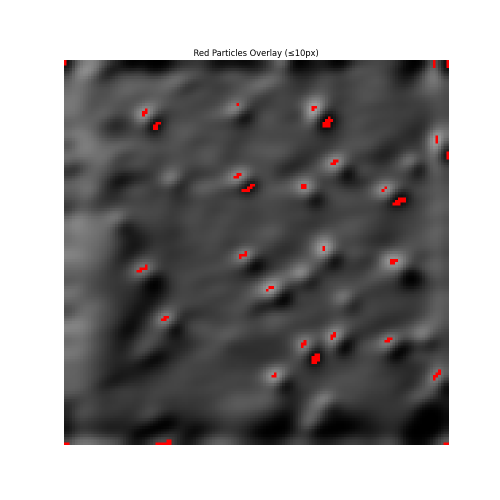
#> input picture particles_overlay.png, 1000 x 1000 px, given as the content of the folder /Users/zebpalm/Exjobb 2025/Coding/evaluation_images/topo1, which was not available (shown at 1/2 size)
$ python equalized_otsu_filtered.py
#> lines starting #> are read from the running program, lines starting #| are printed output that depends on the picture; after the words box and inside, x2 and y2 are one past the last pixel; in counts of white or black regions, pixels touching at a corner belong together; pictures that were not available may be replaced by others from this repository, and a replacement may not be noted
import cv2
import numpy as np
import os
from pathlib import Path

def preprocess_image(image, kernel_size=(11,11), sigma=3.0):
    """
    Preprocess grayscale image with Gaussian blur, histogram equalization, and bright region segmentation.
    Uses Otsu's method and filters regions based on size and shape.

    Args:
        image: Input grayscale image
        kernel_size: Size of Gaussian kernel
        sigma: Standard deviation for Gaussian blur

    Returns:
        Tuple of (preprocessed image, otsu segmented image, filtered segmented image)
    """
#> called with kernel_size = (11, 11), sigma = 3
    # Apply Gaussian blur
    blurred = cv2.GaussianBlur(image, kernel_size, sigma)
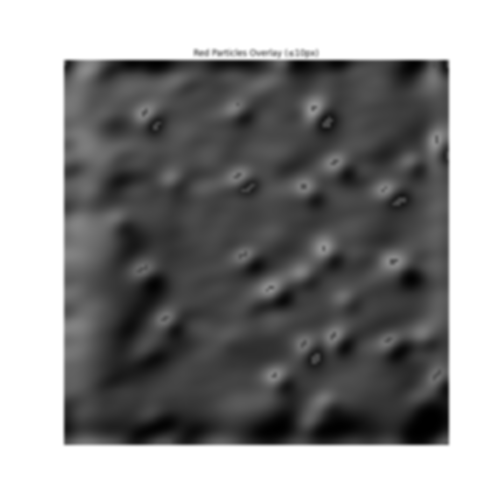
#> blurred: shape (1000, 1000) (shown at 1/2 size); min 0, max 255, mean 142.8

    # Apply histogram equalization first
    equalized = cv2.equalizeHist(blurred)
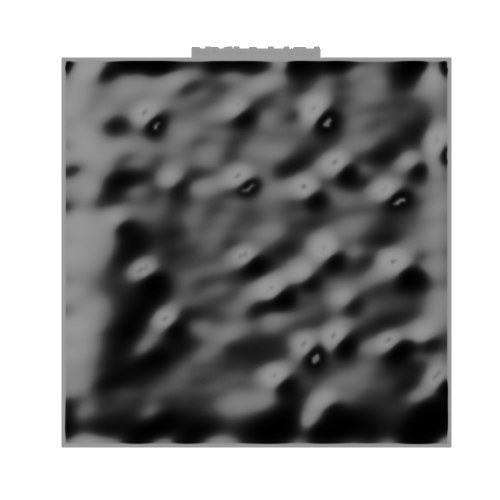
#> equalized: shape (1000, 1000) (shown at 1/2 size); min 0, max 255, mean 147

    # Try Otsu's method for automatic thresholding
    _, otsu_thresh = cv2.threshold(equalized, 0, 255, cv2.THRESH_BINARY + cv2.THRESH_OTSU)
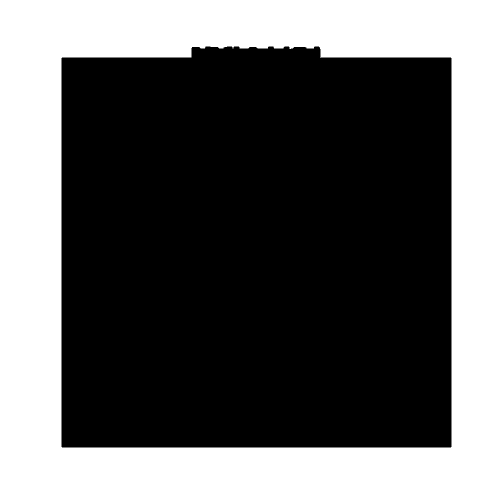
#> otsu_thresh: shape (1000, 1000) (shown at 1/2 size); 38.6% white; 1 white region, box (x1, y1, x2, y2) and area: (0, 0, 1000, 1000) 386462

    # Find connected components in the thresholded image
    num_labels, labels, stats, centroids = cv2.connectedComponentsWithStats(otsu_thresh, connectivity=4)
#> num_labels = 2; stats = [[123, 93, 780, 802, 613538], [0, 0, 1000, 1000, 386462]]; centroids = [[512.5, 501.1], [478.9, 496.9]]

    # Create a mask for regions that meet our criteria
    mask = np.zeros_like(otsu_thresh)

    # Filter regions based on size and shape
    min_area = 300  # Minimum area in pixels
    max_area = 100000  # Maximum area in pixels
    min_solidity = 0.7  # Minimum solidity (area / convex hull area)

    for i in range(1, num_labels):  # Skip background (label 0)
        area = stats[i, cv2.CC_STAT_AREA]

        # Get the contour of this region
        region_mask = (labels == i).astype(np.uint8) * 255
        contours, _ = cv2.findContours(region_mask, cv2.RETR_EXTERNAL, cv2.CHAIN_APPROX_SIMPLE)

        if len(contours) > 0:
            contour = contours[0]
            # Calculate solidity
            hull = cv2.convexHull(contour)
            hull_area = cv2.contourArea(hull)
            solidity = float(area) / hull_area if hull_area > 0 else 0

            # Keep region if it meets our criteria
            if (min_area <= area <= max_area) and (solidity >= min_solidity):
                mask[labels == i] = 255
#> this loop made 1 pass
#> (area, contour, hull, hull_area, solidity) on pass 1: (386462, [[0, 0], [0, 999], [999, 999], [999, 0]], [[999, 0], [999, 999], [0, 999], [0, 0]], 998001, 0.387)
#> mask: shape (1000, 1000); every value is 0

    # Apply morphological operations to clean up the segmentation
    kernel = np.ones((5,5), np.uint8)
    segmented = cv2.morphologyEx(mask, cv2.MORPH_CLOSE, kernel)
    segmented = cv2.morphologyEx(segmented, cv2.MORPH_OPEN, kernel)

    return equalized, otsu_thresh, segmented

def create_comparison_image(original, preprocessed, otsu_segmented, filtered_segmented):
    """
    Create a side-by-side comparison of original, preprocessed, and both segmented images with labels.

    Args:
        original: Original image sample
        preprocessed: Preprocessed image sample (after Gaussian blur and histogram equalization)
        otsu_segmented: Image segmented using Otsu's method
        filtered_segmented: Image segmented and filtered by size/shape

    Returns:
        Combined image with all four versions side by side
    """
    # Ensure all images are the same height
    h1, w1 = original.shape
#> h1 = 1000; w1 = 1000
    h2, w2 = preprocessed.shape
#> h2 = 1000; w2 = 1000
    h3, w3 = otsu_segmented.shape
#> h3 = 1000; w3 = 1000
    h4, w4 = filtered_segmented.shape
#> h4 = 1000; w4 = 1000
    height = max(h1, h2, h3, h4)
#> height = 1000

    # Create a white background image with extra space for labels
    comparison = np.ones((height + 30, w1 + w2 + w3 + w4 + 30), dtype=np.uint8) * 255

    # Place images side by side
    comparison[30:30+h1, :w1] = original
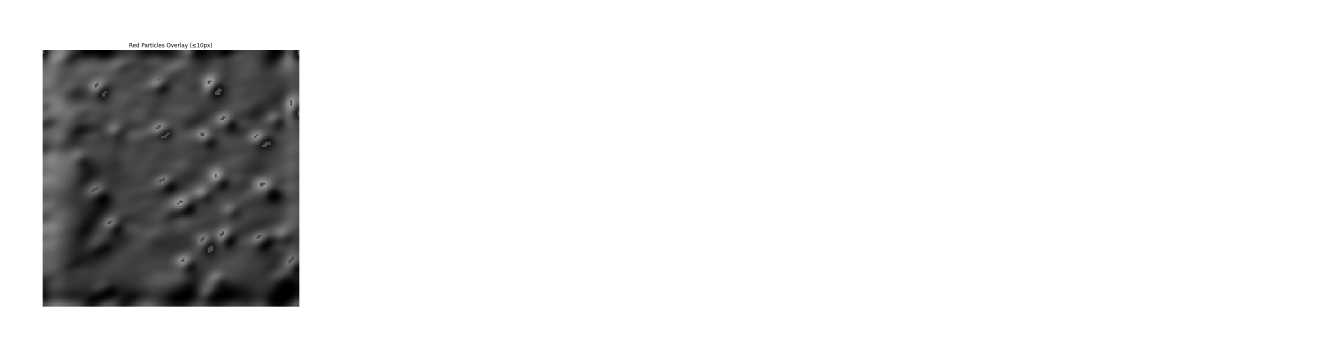
#> comparison: shape (1030, 4030) (shown at 1/3 size); min 0, max 255, mean 228
    comparison[30:30+h2, w1+10:w1+10+w2] = preprocessed
    comparison[30:30+h3, w1+w2+20:w1+w2+20+w3] = otsu_segmented
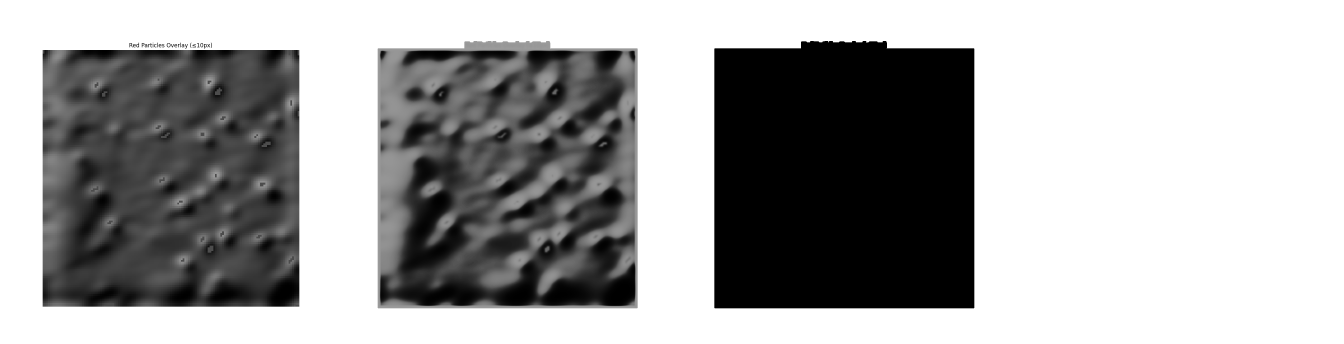
#> comparison: shape (1030, 4030) (shown at 1/3 size); min 0, max 255, mean 164.3
    comparison[30:30+h4, w1+w2+w3+30:] = filtered_segmented
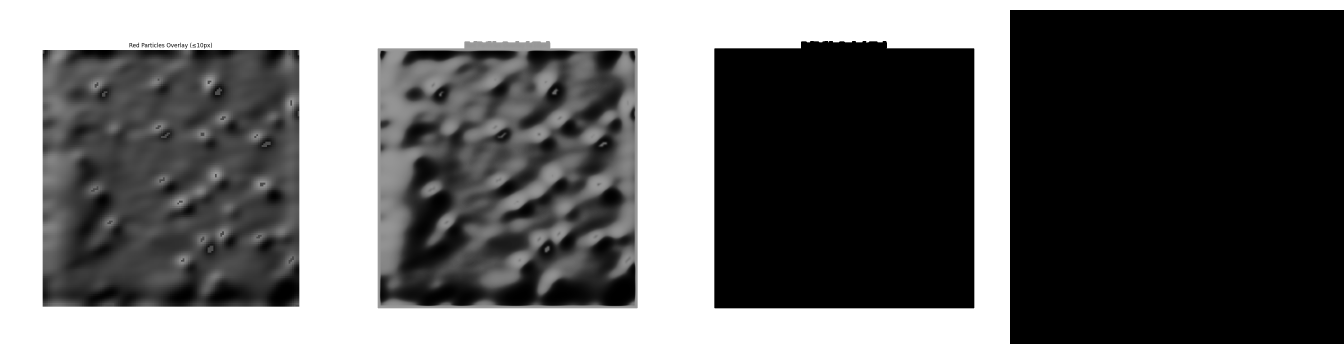
#> comparison: shape (1030, 4030) (shown at 1/3 size); min 0, max 255, mean 102.8

    # Add vertical lines between images
    comparison[30:, w1:w1+10] = 0
    comparison[30:, w1+w2+10:w1+w2+20] = 0
    comparison[30:, w1+w2+w3+20:w1+w2+w3+30] = 0
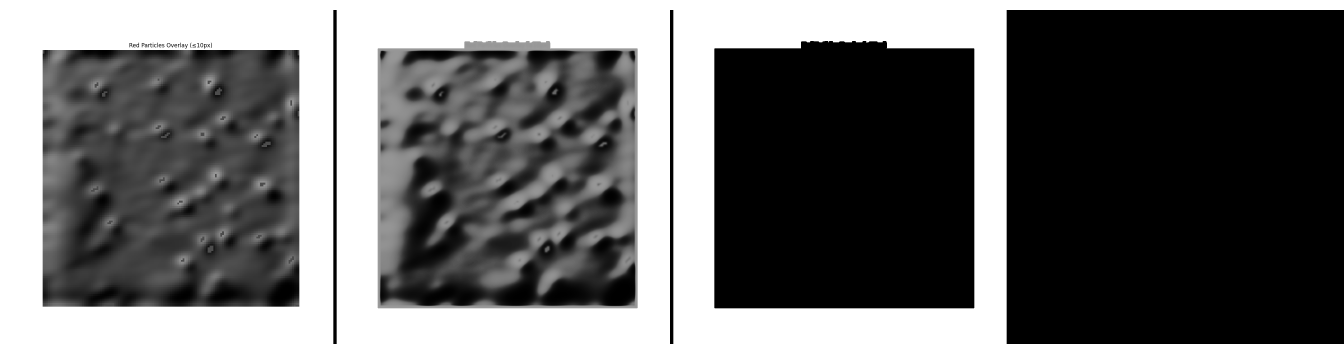
#> comparison: shape (1030, 4030) (shown at 1/3 size); min 0, max 255, mean 101

    # Add labels with smaller font
    font = cv2.FONT_HERSHEY_SIMPLEX
    font_scale = 0.5  # Smaller font size
    thickness = 1    # Thinner text

    # Calculate text positions
    text_y = 20
    cv2.putText(comparison, "Original", (w1//2 - 30, text_y), font, font_scale, 0, thickness)
#> comparison: shape (1030, 4030); under 0.01% of pixels changed, all inside (x1, y1, x2, y2) = (472, 9, 527, 25)
    cv2.putText(comparison, "Preprocessed", (w1 + w2//2 - 40, text_y), font, font_scale, 0, thickness)
#> comparison: shape (1030, 4030); min 0, max 255, mean 101
    cv2.putText(comparison, "Otsu", (w1 + w2 + w3//2 - 20, text_y), font, font_scale, 0, thickness)
#> comparison: shape (1030, 4030); min 0, max 255, mean 101
    cv2.putText(comparison, "Filtered", (w1 + w2 + w3 + w4//2 - 20, text_y), font, font_scale, 0, thickness)
#> comparison: shape (1030, 4030); min 0, max 255, mean 101

    return comparison

def main():
    # Input and output directories
    input_dir = Path("/Users/zebpalm/Exjobb 2025/Coding/evaluation_images/topo1")
    output_dir = Path("/Users/zebpalm/Exjobb 2025/Coding/equalized_otsu_filtered")
    output_dir.mkdir(parents=True, exist_ok=True)

    print(f"Processing images from: {input_dir}")
    print(f"Saving processed images to: {output_dir}")

    # Process each image in the input directory
    for img_path in input_dir.glob("*.png"):
        print(f"Processing: {img_path}")
        # Read image
        image = cv2.imread(str(img_path), cv2.IMREAD_GRAYSCALE)
        if image is None:
            print(f"Could not read image: {img_path}")
            continue

        # Preprocess image
        preprocessed, otsu_segmented, filtered_segmented = preprocess_image(image)

        # Create comparison image
        comparison = create_comparison_image(
            image,
            preprocessed,
            otsu_segmented,
            filtered_segmented
        )

        # Save comparison image
        comparison_path = output_dir / f"comparison_{img_path.stem}.png"
        cv2.imwrite(str(comparison_path), comparison)
        print(f"Saved comparison: {comparison_path}")

if __name__ == "__main__":
    main()
